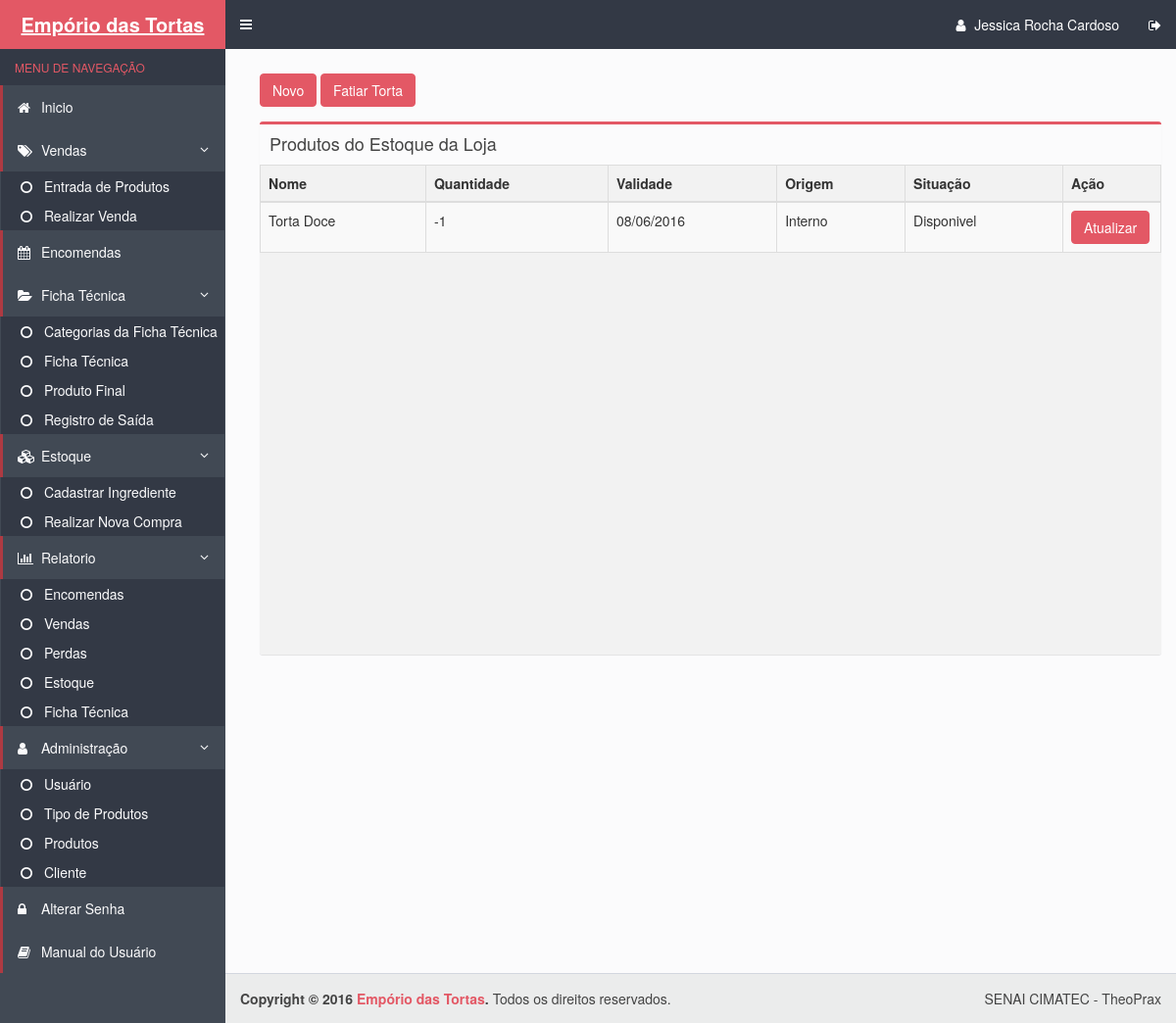
Page /entrada_produto.php (signed in) on the committed database.
### tables this page shows
CREATE TABLE IF NOT EXISTS `estoquevenda` (
  `cod_EstoqueVenda` int(11) NOT NULL AUTO_INCREMENT,
  `cod_Produto` int(11) NOT NULL,
  `quantidade` int(5) NOT NULL,
  `status` varchar(10) NOT NULL,
  `validade` date NOT NULL,
  `origem` varchar(10) NOT NULL,
  `observacao` varchar(150) DEFAULT NULL,
  `dt_perda` date DEFAULT NULL,
  PRIMARY KEY (`cod_EstoqueVenda`),
  UNIQUE KEY `cod_Produto_2` (`cod_Produto`),
  KEY `cod_Produto` (`cod_Produto`)
);

### entrada_produto.php (the view, shortened to what this page needs)
<!DOCTYPE html>
<html>
  <head>
    <link rel="stylesheet" href="bootstrap/css/bootstrap.css">
    <link rel="stylesheet" href="https://maxcdn.bootstrapcdn.com/font-awesome/4.4.0/css/font-awesome.min.css">
    <link rel="stylesheet" href="https://code.ionicframework.com/ionicons/2.0.1/css/ionicons.min.css">
    <link rel="stylesheet" href="dist/css/AdminLTE.css">
    <link rel="stylesheet" href="dist/css/skins/skin-blue.css">
  </head>
  <body class="hold-transition skin-blue sidebar-mini">
    <div class="wrapper">
      <?php include_once("includes/header.php") ?>
      <?php include_once("includes/menu.php") ?>
      <div class="content-wrapper">
        <section class="content">
        <div class="row">
            <div class="col-xs-12">
         <a class="btn btn-danger" href="forms/cadastrar_entrada_produtos.php">Novo</a>
         <a class="btn btn-danger" href="forms/fatiar_torta.php">Fatiar Torta</a>
          <section class="content-header">
          </section>
              <div class="box">
                <div class="box-header">
                      <h3 class="box-title">Produtos do Estoque da Loja</h3>
                </div>
                <div class="box-body table-responsive no-padding" id="scroll">
                  <table id="example" class="table table-striped table-bordered" cellspacing="0" width="100%">
         <thead>
                 <tr>
              <th class="views-field views-field-id">Nome</th>
              <th class="views-field views-field-id">Quantidade</th>
              <th class="views-field views-field-id">Validade</th>
              <th class="views-field views-field-id">Origem</th>
              <th class="views-field views-field-id">Situação</th>
              <th class="views-field views-field-id">Ação</th>
                    </tr>
		</thead>
    <tbody>
         <?php
             $pdo = Database::connect();
             $sql = "SELECT coalesce(COALESCE(produtos.nome,''),coalesce(produtos.tamanho,'')) as prod_nome, estoque.cod_EstoqueVenda, estoque.quantidade as quantidade,
                    DATE_FORMAT(estoque.validade,'%d/%m/%Y') as validade, estoque.status as status, estoque.origem as origem
                FROM estoquevenda as estoque
                  INNER JOIN produtos ON estoque.cod_Produto = produtos.cod_produto;";
             foreach ($pdo->query($sql) as $row) {
                  echo '<tr>';
                  echo '<td>'. $row['prod_nome'] . '</td>';
                  echo '<td>'. $row['quantidade'] . '</td>';
                    echo '<td>'.$row['validade'] . '</td>';
                    echo '<td>'.$row['origem'] . '</td>';
                  echo '<td>'. $row['status'] . '</td>';
                  echo '<td width=100>';
                  echo '<a class="btn btn-danger" href="forms/atualizar_estoqueLoja.php?id='.$row['cod_EstoqueVenda'].'">Atualizar</a>';
                  echo '</td>';
                  echo '</tr>';
             }
            ?>
      </tbody>
</table>
                </div>
              </div>
            </div>
          </div>
        </section>
      </div>
      <?php include_once("includes/footer.php") ?>
	  <link rel="stylesheet" type="text/css" href="css/bootstrap.css">
    <link rel="stylesheet" type="text/css" href="css/dataTables.bootstrap.min.css">
  </body>
</html>

### rows in the picture
estoquevenda: prod_nome "Torta Doce", quantidade "-1", validade "08/06/2016", origem "Interno", status "Disponivel"

### other values in the picture
$_SESSION['UsuarioNome'] "Jessica Rocha Cardoso"
